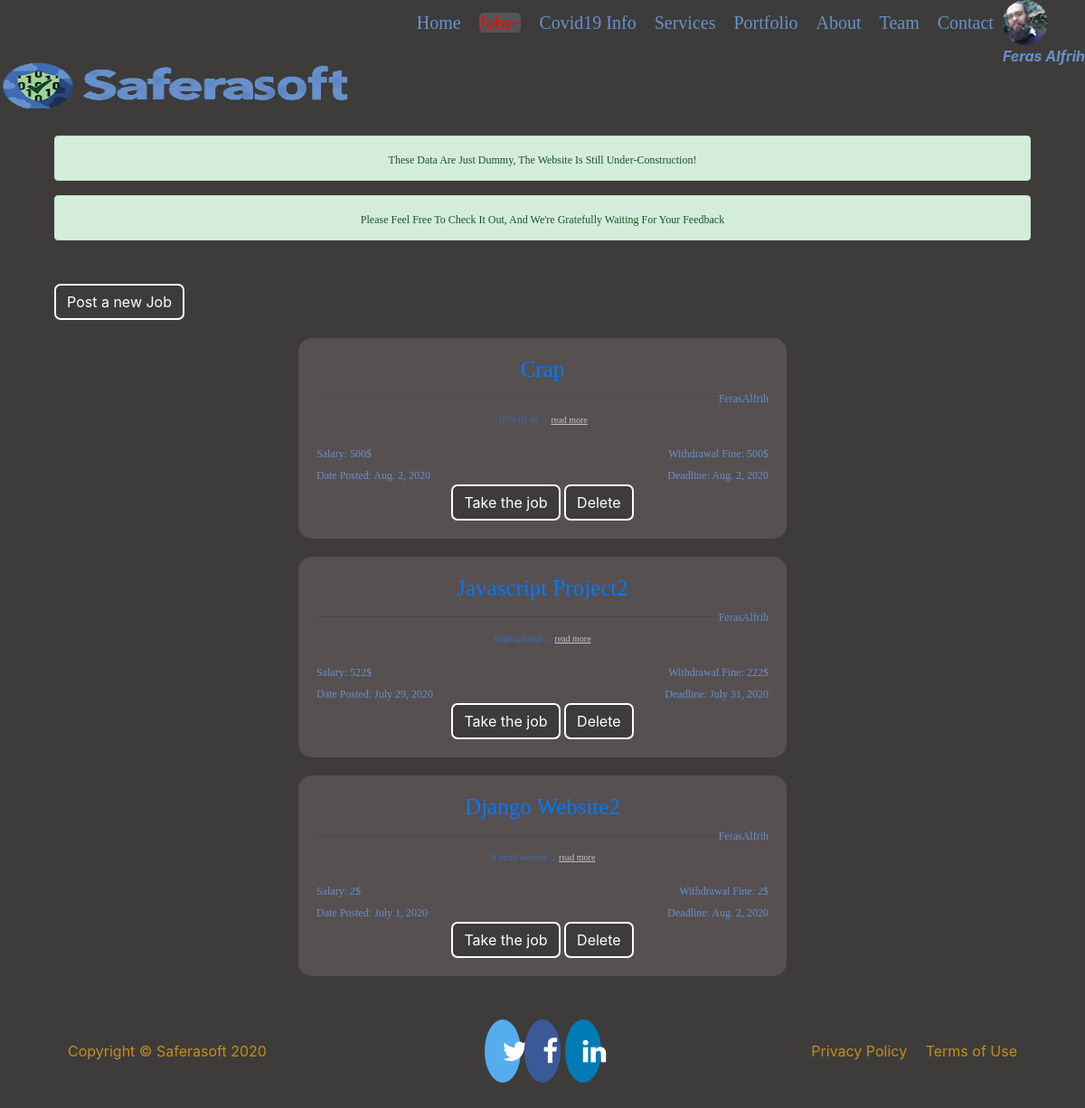
The app's page /user/jobs/ (signed in), older data.
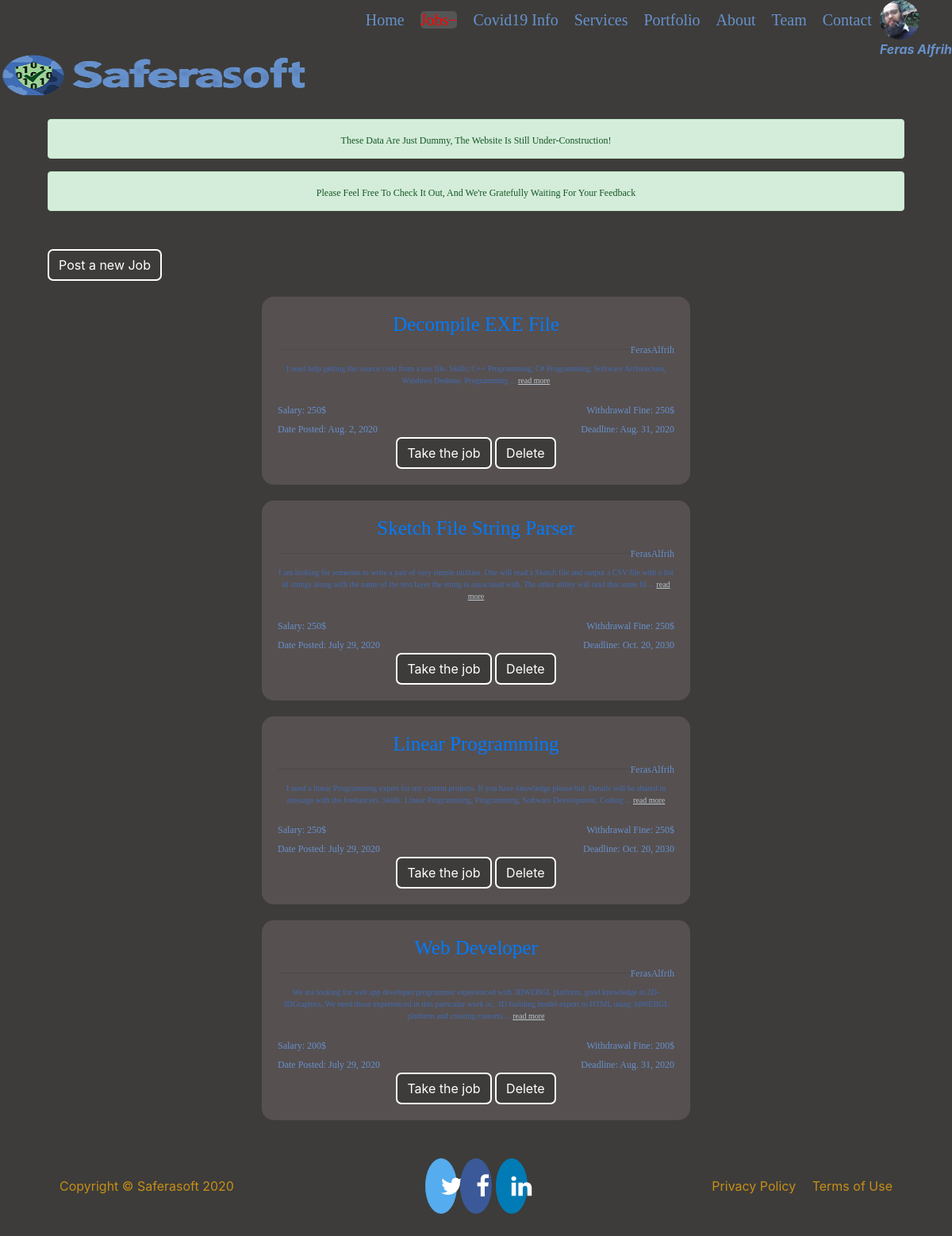
The same page, newer data.
### users/models.py (models this page shows, shortened)
class Profile(models.Model):
    user = models.OneToOneField(User, on_delete=models.CASCADE)
    image = models.ImageField(default='default.png', upload_to='profile_pics')
    jobAs = models.OneToOneField(Job, on_delete=models.SET_NULL, null=True, blank=True)
    balance = models.IntegerField(default=0, blank=True, null=True)
    sex = models.CharField(max_length=6, blank=True, null=True)
    last_logout = models.DateField(default='1970-01-01', blank=True, null=True)
    staff_requested = models.BooleanField(default=False)

class Job(models.Model):
    user = models.ForeignKey(User, on_delete=models.CASCADE)
    job = models.CharField(max_length=999)
    details = models.TextField(max_length=999)
    startDate = models.DateField()
    deadline = models.DateField()
    salary = models.IntegerField()
    withdrawal = models.IntegerField()
    asTo = models.OneToOneField(User, related_name='worker' , on_delete=models.SET_NULL, null=True, blank=True)
    is_available = models.BooleanField(default=True)
    is_complete = models.BooleanField(default=False)
    is_ready = models.BooleanField(default=False)
    doneby = models.CharField(max_length=999, blank=True, null=True)

### users/views.py (the view, shortened to what this page needs)
# urls.py: path('jobs/', UsersV.jobs, name='jobs'),
    @login_required
    def jobs(request, *args, **kwargs):
        messages.success(request, f"these data are just dummy, the website is still under-Construction!")
        messages.success(request, f"please feel free to check it out, and we're gratefully waiting for your feedback")
        job= Job.objects.filter(is_available=True).order_by('-startDate')
        context={
            'jobs':job,
        }
        return render(request, 'users/Jobs.html', context,*args, **kwargs )

### templates/users/Jobs.html (shortened to what this page needs)
{% extends "base.html" %}
{% load crispy_forms_tags %}
{% load static %}
{% block content %}
  {% if user.is_staff %}
    <div class="job-container">
      {% if user.is_superuser %}
        <a href="{% url 'newjob' %}"><button class="btn btn-btn">Post a new Job</button></a>
      {% endif %}
      <center>
      {% for job in jobs %}
        <div class="job-box content-section" >
          <div class="job-title">
            <a href="{% url 'job_details' job.id %}"><h3 class="">{{job.job}}</a>
            <big class="float-right ">{{job.user}}</big><hr>
          </div>
          <div class="job-body ">
            <p>{{job.details|slice:":250"}} ... <a href="{% url 'job_details' job.id %}" class="f-metalic" ><u>read more</u></a></p>
            <span class="float-left">
              <big>Salary: {{job.salary}}$</big>
            </span>
            <span class="float-right">
              <big>Withdrawal Fine: {{job.withdrawal}}$</big>
            </span>
          </div><br>
          <div class="job-body">
            <span class="float-left">
              <big>Date Posted: {{job.startDate}}</big>
            </span>
            <span class="float-right">
              <big>Deadline: {{job.deadline}}</big>
            </span>
          </div><br>
          <form method="POST" id='job'>
            <button class="btn btn-warning" name="take">Take the job</button>
            {% if user.is_superuser %}
              <button class="btn btn-danger" name="delete" id='del' >Delete</button>
            {% endif %}
          </form>
        </div>
      {% endfor %}
      </center>
    </div>
  {% endif %}
{% endblock content %}

### templates/base.html (shortened to what this page needs)
{% load static %}
<!doctype html>
<html lang="en">
  <head>
    <link rel="stylesheet" href="https://maxcdn.bootstrapcdn.com/bootstrap/4.0.0/css/bootstrap.min.css">
    <link rel="stylesheet" href="https://cdnjs.cloudflare.com/ajax/libs/font-awesome/4.7.0/css/font-awesome.min.css">
    <link rel="stylesheet" type="text/css" href="{% static 'css/socialMedia.css' %}">
    {% if user.profile.sex == '2' %}
    <link rel="stylesheet" type="text/css" href="{% static 'css/female.css' %}">
    {% else %}
    <link rel="stylesheet" type="text/css" href="{% static 'css/male.css' %}">
    {% endif %}
  </head>
  <body class="container">
    <div class="container">
      <header>
        <nav class="navigate fixed-top">
          <div class="navigate" id="navbarNav">
            {% if user.is_authenticated %}
              <div class="navigate-user dropdown">
                <span role="button" data-toggle="dropdown" id="prflimg" aria-haspopup="true" aria-expanded="false" style="width:75px">
                 <div class="navigate-user">
                    <img class="rounded-circle dropdown-toggle"  width="50px"  height="50px" src="{{ user.profile.image.url }}"><br>
                    <a><b><i>{{ user.first_name }} {{ user.last_name }}</i></b></a>
                 </div>
                </span>
              </div>
            {% else %}
              <div class='navigate-user'>
                  <a href="{% url 'login' %}" class="btn ">Login</a>
                  <a href="{% url 'register' %}" class="btn">Register</a>
              </div>
            {% endif %}
            <ul class="navigate"  id="navbar">
              <li class="navigate" >
                <a class="navigate nav-btn js-scroll-trigger"href="{% url 'base' %}" id="Home">Home</a>
              </li>
              {% if user.is_staff %}
              <li class="navigate">
                <a class="navigate nav-btn js-scroll-trigger"href="{% url 'jobs' %}" id="Jobs">Jobs</a>
              </li>
              {% endif %}
              <li class="navigate">
                <a class="navigate nav-btn js-scroll-trigger"href="{% url 'covid19' %}" id="Covid19">Covid19 Info</a>
              </li>
              <li class="navigate">
                <a class="navigate nav-btn js-scroll-trigger"href="{% url 'services' %}" id="Services">Services</a>
              </li>
              <li class="navigate">
                <a class="navigate nav-btn js-scroll-trigger"href="{% url 'portfolio' %}" id="Portfolio">Portfolio</a>
              </li>
              <li class="navigate">
                <a class="navigate nav-btn js-scroll-trigger"href="{% url 'about' %}" id="About">About</a>
              </li>
              <li class="navigate">
                <a class="navigate nav-btn js-scroll-trigger"href="{% url 'team' %}" id="Team">Team</a>
              </li>
              <li class="navigate">
                <a class="navigate nav-btn js-scroll-trigger"href="{% url 'contact' %}" id="Contact">Contact</a>
              </li>
            </ul>
          </div>
          <div id="logo" class="mr-auto">
            <img src="{% static 'img/logo.png' %}" width="500" >
          </div>
        </nav>
      </header>
      <main>
        <div class="mt-5">
          {% if messages %}
            <center>
              {% for message in messages %}
                <div class="alert alert-{{ message.tags }}" >
                  <big>{{ message }}</big>
                </div>
              {% endfor %}
            </center>
          {% endif %}
        </div>
        <div id="carouselExampleIndicators" class="carousel slide mt-5" data-ride="carousel">
        {% block content %}{% endblock content %}
      </main>
      <footer class="mt-5 mb-5">
        <div class="container">
            <div class="row align-items-center">
                <div class="col-lg-4 text-lg-left f-caramel">Copyright © Saferasoft 2020</div>
                <div class="col-lg-4 my-3 my-lg-0">
                  <center>
                    <a href="{% url 'about' %}" class="fa fa-twitter"></i></a>
                    <a href="{% url 'about' %}" class="fa fa-facebook"></i></a>
                    <a href="{% url 'about' %}" class="fa fa-linkedin"></i></a>
                  </center>
                </div>
                <div class="col-lg-4 text-lg-right">
                  <a class="mr-3 f-caramel" href="{% url 'about' %}">Privacy Policy</a>
                  <a class=" f-caramel" href="{% url 'about' %}">Terms of Use</a>
                </div>
            </div>
        </div>
      </footer>
    </div>
  </body>
</html>

### static/css/socialMedia.css (style rules this page uses)
.fa { padding: 20px; font-size: 30px; width: 30px; text-align: center; text-decoration: none; border-radius: 50%; }
.fa-facebook { background: #3B5998; color: white; }
.fa-twitter { background: #55ACEE; color: white; }
.fa-linkedin { background: #007bb5; color: white; }

### static/css/male css/00-Colors/colors.css (style rules this page uses)
.f-caramel { color: #C68E17; }
.f-metalic { color:#BCC6CC; }

### static/css/male css/03-Others/1others.css (style rules this page uses)
body { background-color: #3D3C3A; width: 100%; }
main { margin-top: 150px; }

### static/css/male css/01-Layout/headers.css (style rules this page uses)
h3 { text-transform: capitalize; font-family: 'Libre Baskerville', serif; font-size: 25px; }

### static/css/male css/01-Layout/navs.css (style rules this page uses)
.navigate ul { float: right; }
.navigate li { display: inline; float: left; margin: 10px; color: #fff; }
.navigate li a { font-family: 'Crimson Pro', serif; font-size: 20px; border-radius: 5px; color: #6791cc; }
.nav-btn { border-radius: 7px; color: #6791cc; }
#navbar .active { color: #FF0000; }
.navigate-user { float: right; color: #6791cc; }

### static/css/male css/01-Layout/texts.css (style rules this page uses)
p { font-family: 'Playfair Display', serif; font-size: 10px; }
big { text-transform: capitalize; font-family: 'Libre Baskerville', serif; font-size: 12px; }

### static/css/male css/01-Layout/btn.css (style rules this page uses)
.btn { border-radius: 7px; background: #3D3C3A; color: #fff; border: all; border-color:#fff; border-width: 2px; }

### static/css/male css/01-Layout/img.css (style rules this page uses)
#logo { float: left; }

### static/css/male css/03-Others/jobs.css (style rules this page uses)
.job-container { size: 100%; justify-content: relative; color: #FDEEF4; }
.job-box { background: #565051; border-radius: 15px; padding: 20px; width: 50%; height: 70; justify-content: absolute; align-content: space-between; align-self: center; align-items: flex-start; margin-top: 20px; }
.job-box h3 { color: #1c3052; }
.job-box p { color:#406cb4; }
.job-box big { color: #6791cc; }

### static/css/male css/03-Others/admin.css (style rules this page uses)
.active, .collapsible:hover { background-color: #555; }
.active:after { content: "\2212"; }

Row changes from the older to the newer data that the page shows:
removed Job: job "Crap", user "FerasAlfrih", salary "500", withdrawal "500", startDate "Aug. 2, 2020", deadline "Aug. 2, 2020"
removed Job: job "Javascript Project2", user "FerasAlfrih", salary "522", withdrawal "222", startDate "July 29, 2020", deadline "July 31, 2020"
removed Job: job "Django Website2", user "FerasAlfrih", details "A small website", salary "2", withdrawal "2", startDate "July 1, 2020", deadline "Aug. 2, 2020"
added Job: job "Decompile EXE File", user "FerasAlfrih", details "I need help getting the source code from a exe file. Skills: C++ Programming, C# Programming, Software Architecture, Windows Desktop, Programming", salary "250", withdrawal "250", startDate "Aug. 2, 2020", deadline "Aug. 31, 2020"
added Job: job "Sketch File String Parser", user "FerasAlfrih", details "I am looking for someone to write a pair of very simple utilities. One will read a Sketch file and output a CSV file with a list of strings along with the name of the text layer the string is associated with. The other utility will read that same fil", salary "250", withdrawal "250", startDate "July 29, 2020", deadline "Oct. 20, 2030"
added Job: job "Linear Programming", user "FerasAlfrih", details "I need a linear Programming expert for my current projects. If you have knowledge please bid. Details will be shared in message with the freelancers. Skills: Linear Programming, Programming, Software Development, Coding", salary "250", withdrawal "250", startDate "July 29, 2020", deadline "Oct. 20, 2030"
added Job: job "Web Developer", user "FerasAlfrih", details "We are looking for web app developer/programmer experienced with 3DWEBGL platform, good knowledge in 2D-3DGraphics. We need those experienced in this particular work ie,. 3D building model export to HTML using 3dWEBGL platform and creating customi", salary "200", withdrawal "200", startDate "July 29, 2020", deadline "Aug. 31, 2020"
